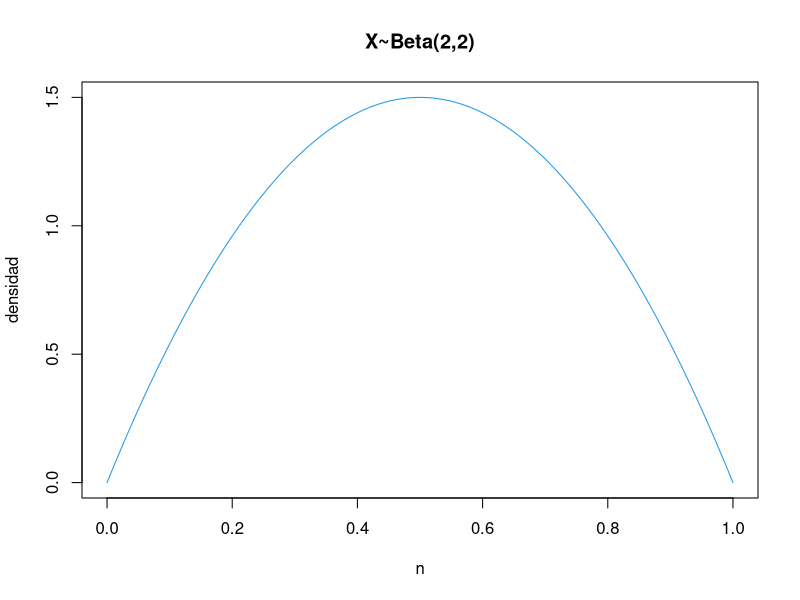
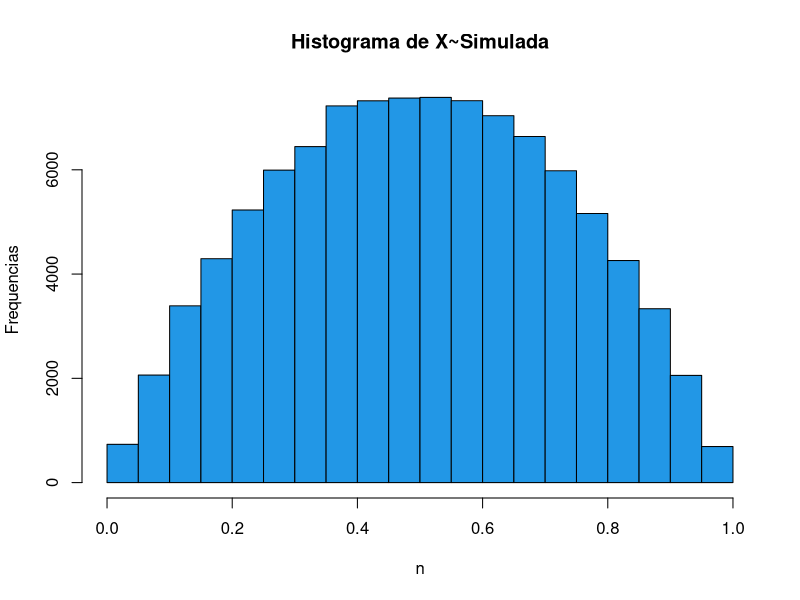
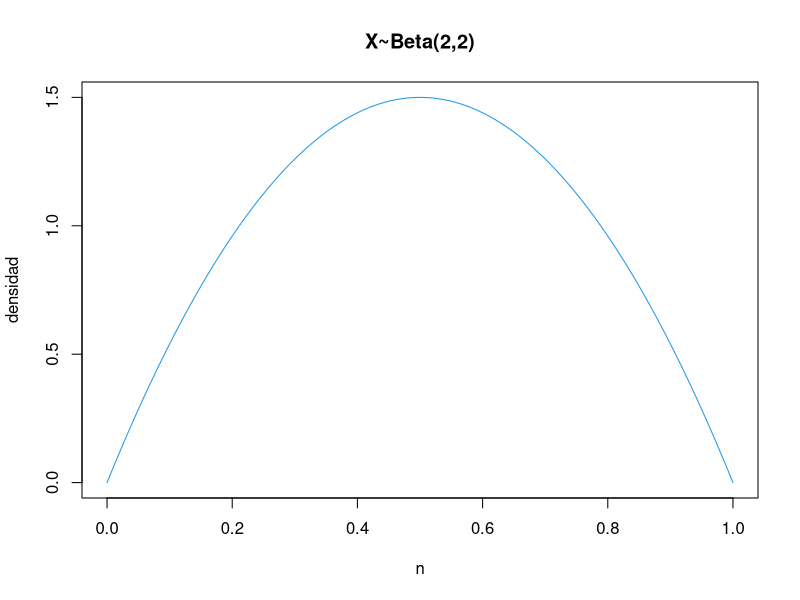

The R script that drew these images, in order:
"

Programa que simula a traves del metodo de aceptacion y rechazo la distribucion 
de una variable aleatoria X~Beta(2,2)

En un principio, X debe estar totalmente acotada, lo cual, este caso lo cumple.
Primero observamos la distribucion 'teorica', despues aplicamos el algoritmo
y por ultimo visualizamos el histograma de las simulaciones.

@Author  : Aaron Lopez Pedraza
@Version : v1.0
@Date    : 03/07/2020
"


# Visualizamos la  distribucion Beta ----------------------------------------------------

p = seq(0,1, length=100)                                    #el rango
plot(p, dbeta(p, 2, 2),main = 'X~Beta(2,2)', xlab = 'n',
     ylab="densidad", type ="l", col=4)                     #la grafica


rz3<-function (n){
  xvec <- runif(n, 0, 1)          #generamos n numeros aleatorios [0,1]
  yvec <- runif(n, 0, 3/2)        #generamos n numeros aleatorios [0,3/2]
  fvec <- 6 * xvec * (1 - xvec)   #evaluamos
  xvec[yvec < fvec]               #estos son los que cumplen la desigualdad
}


rz4<-function (n) 
{
  x <- rz3(n)                 #los elementos que cumplieron la desigualdad
  len <- length(x)            #la cantidad que son
  aprob <- len/n              #la proporcion de las que SI cumplieron
  shortby <- n - len          #cantidad de los que NO cumplieron
  n2 <- round(shortby/aprob)  #la proporcion de las diferencias
  x2 <- rz3(n2)               #sobre esos calculamos
  x3 <- c(x, x2)              #vector de la simulacion
  x3
}


# Aplicamos la funcion ----------------------------------------------------

rz4(1000)

#visualizamos las simulaciones en un histograma
hist(rz4(100000),main = 'Histograma de X~Simulada',col = '4',xlab = 'n',
     ylab = 'Frequencias')

#distribucion teorica
p = seq(0,1, length=100)                                    #el rango
plot(p, dbeta(p, 2, 2),main = 'X~Beta(2,2)', xlab = 'n',
     ylab="densidad", type ="l", col=4)                     #la grafica


#Podemos ver la similitud de la simulacion